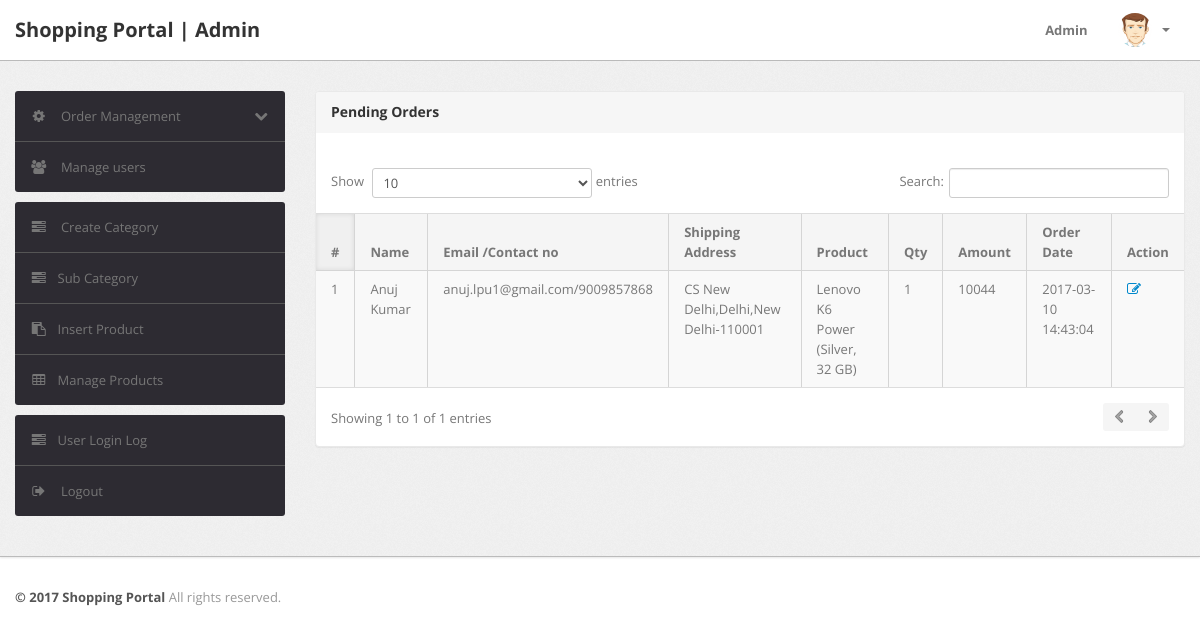
The app's page /admin/delivered-orders.php (signed in) with its own data.
### tables this page shows
CREATE TABLE `orders` (
  `id` int(11) NOT NULL AUTO_INCREMENT,
  `userId` int(11) DEFAULT NULL,
  `productId` varchar(255) DEFAULT NULL,
  `quantity` int(11) DEFAULT NULL,
  `orderDate` timestamp NOT NULL DEFAULT current_timestamp(),
  `paymentMethod` varchar(50) DEFAULT NULL,
  `orderStatus` varchar(55) DEFAULT NULL,
  PRIMARY KEY (`id`)
);

CREATE TABLE `users` (
  `id` int(11) NOT NULL AUTO_INCREMENT,
  `name` varchar(255) DEFAULT NULL,
  `email` varchar(255) DEFAULT NULL,
  `contactno` bigint(11) DEFAULT NULL,
  `password` varchar(255) DEFAULT NULL,
  `shippingAddress` longtext DEFAULT NULL,
  `shippingState` varchar(255) DEFAULT NULL,
  `shippingCity` varchar(255) DEFAULT NULL,
  `shippingPincode` int(11) DEFAULT NULL,
  `billingAddress` longtext DEFAULT NULL,
  `billingState` varchar(255) DEFAULT NULL,
  `billingCity` varchar(255) DEFAULT NULL,
  `billingPincode` int(11) DEFAULT NULL,
  `regDate` timestamp NOT NULL DEFAULT current_timestamp(),
  `updationDate` varchar(255) DEFAULT NULL,
  PRIMARY KEY (`id`)
);

CREATE TABLE `products` (
  `id` int(11) NOT NULL AUTO_INCREMENT,
  `category` int(11) NOT NULL,
  `subCategory` int(11) DEFAULT NULL,
  `productName` varchar(255) DEFAULT NULL,
  `productCompany` varchar(255) DEFAULT NULL,
  `productPrice` int(11) DEFAULT NULL,
  `productPriceBeforeDiscount` int(11) DEFAULT NULL,
  `productDescription` longtext DEFAULT NULL,
  `productImage1` varchar(255) DEFAULT NULL,
  `productImage2` varchar(255) DEFAULT NULL,
  `productImage3` varchar(255) DEFAULT NULL,
  `shippingCharge` int(11) DEFAULT NULL,
  `productAvailability` varchar(255) DEFAULT NULL,
  `postingDate` timestamp NULL DEFAULT current_timestamp(),
  `updationDate` varchar(255) DEFAULT NULL,
  PRIMARY KEY (`id`)
);

### admin/delivered-orders.php (the view, shortened to what this page needs)
<?php
include('include/config.php');
if(strlen($_SESSION['alogin'])==0)
	{
header('location:index.php');
}
else{
?>
<!DOCTYPE html>
<html lang="en">
<head>
	<link type="text/css" href="bootstrap/css/bootstrap.min.css" rel="stylesheet">
	<link type="text/css" href="bootstrap/css/bootstrap-responsive.min.css" rel="stylesheet">
	<link type="text/css" href="css/theme.css" rel="stylesheet">
	<link type="text/css" href="images/icons/css/font-awesome.css" rel="stylesheet">
</head>
<body>
<?php include('include/header.php');?>
	<div class="wrapper">
		<div class="container">
			<div class="row">
<?php include('include/sidebar.php');?>
			<div class="span9">
					<div class="content">
	<div class="module">
							<div class="module-head">
								<h3>Pending Orders</h3>
							</div>
							<div class="module-body table">
									<br />
								<table cellpadding="0" cellspacing="0" border="0" class="datatable-1 table table-bordered table-striped	 display table-responsive" >
									<thead>
										<tr>
											<th>#</th>
											<th> Name</th>
											<th width="50">Email /Contact no</th>
											<th>Shipping Address</th>
											<th>Product </th>
											<th>Qty </th>
											<th>Amount </th>
											<th>Order Date</th>
											<th>Action</th>
										</tr>
									</thead>
<tbody>
<?php
$st='Delivered';
$query=mysqli_query($con,"select users.name as username,users.email as useremail,users.contactno as usercontact,users.shippingAddress as shippingaddress,users.shippingCity as shippingcity,users.shippingState as shippingstate,users.shippingPincode as shippingpincode,products.productName as productname,products.shippingCharge as shippingcharge,orders.quantity as quantity,orders.orderDate as orderdate,products.productPrice as productprice,orders.id as id  from orders join users on  orders.userId=users.id join products on products.id=orders.productId where orders.orderStatus='$st'");
$cnt=1;
while($row=mysqli_fetch_array($query))
{
?>
										<tr>
											<td><?php echo htmlentities($cnt);?></td>
											<td><?php echo htmlentities($row['username']);?></td>
											<td><?php echo htmlentities($row['useremail']);?>/<?php echo htmlentities($row['usercontact']);?></td>
											<td><?php echo htmlentities($row['shippingaddress'].",".$row['shippingcity'].",".$row['shippingstate']."-".$row['shippingpincode']);?></td>
											<td><?php echo htmlentities($row['productname']);?></td>
											<td><?php echo htmlentities($row['quantity']);?></td>
											<td><?php echo htmlentities($row['quantity']*$row['productprice']+$row['shippingcharge']);?></td>
											<td><?php echo htmlentities($row['orderdate']);?></td>
											<td>    <a href="updateorder.php?oid=<?php echo htmlentities($row['id']);?>" title="Update order" target="_blank"><i class="icon-edit"></i></a>
											</td>
											</tr>
										<?php $cnt=$cnt+1; } ?>
										</tbody>
								</table>
							</div>
						</div>
					</div>
				</div>
			</div>
		</div>
	</div>
<?php include('include/footer.php');?>
</body>
<?php } ?>

### records on screen
orders: userId.name "Anuj Kumar", userId.email "anuj.lpu1@gmail.com", userId.contactno "9009857868", userId.shippingPincode "CS New Delhi,Delhi,New Delhi-110001", productId.productName "Lenovo K6 Power (Silver, 32 GB)", quantity "1", $row['quantity']*$row['productprice']+$row['shippingcharge'] "10044", orderDate "2017-03-10 14:43:04"
